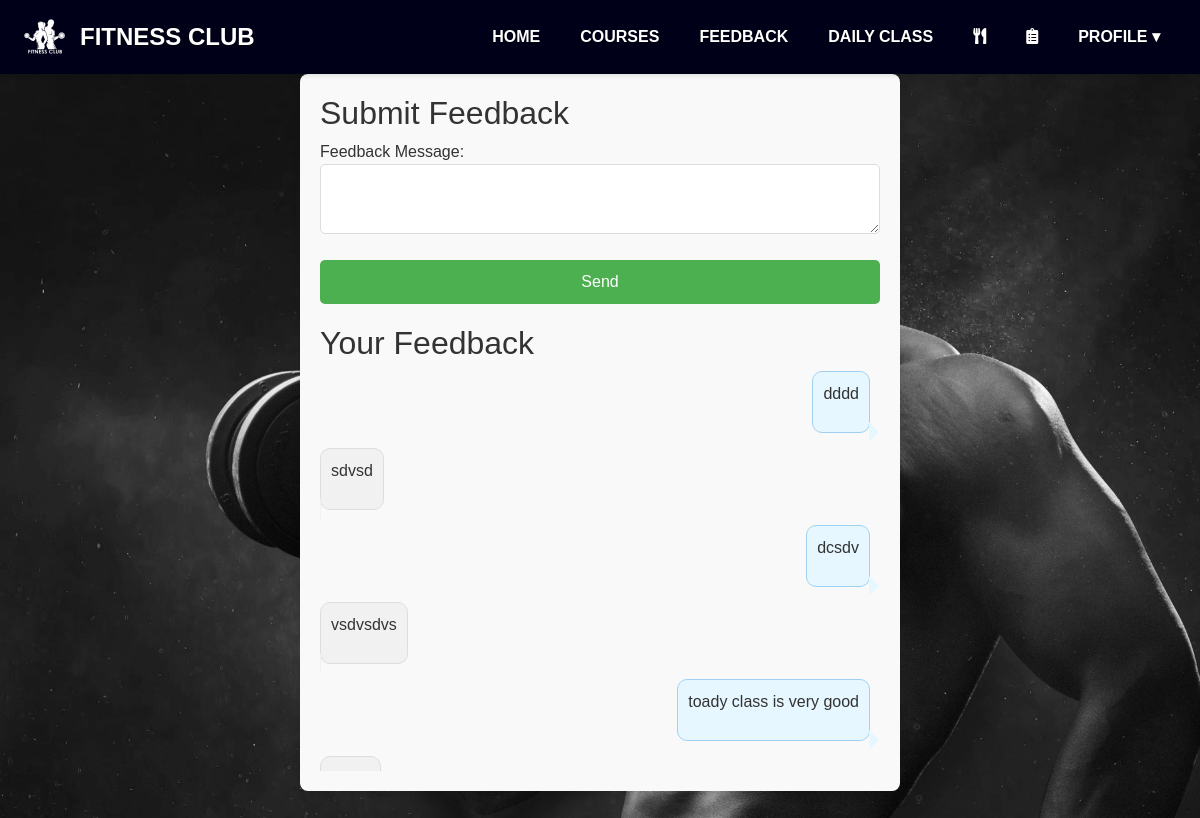
The app's page /feedback/ (signed in) with its own data.
### gymapp/models.py (models this page shows, shortened)
class Feedback(models.Model):
    user = models.ForeignKey(User, on_delete=models.CASCADE)
    message = models.TextField()
    admin_reply = models.TextField(blank=True, null=True)
    submitted_at = models.DateTimeField(auto_now_add=True)
    replied_at = models.DateTimeField(blank=True, null=True)

### gymapp/views.py (the view)
# urls.py: path('feedback/', views.feedback_view, name='feedback'),
def feedback_view(request):
    if request.method == 'POST':
        form = FeedbackForm(request.POST)
        if form.is_valid():
            feedback = form.save(commit=False)
            feedback.user = request.user
            feedback.save()
            return redirect('feedback')
    else:
        form = FeedbackForm()
    feedbacks = Feedback.objects.filter(user=request.user)
    return render(request, 'feedback.html', {'form': form, 'feedbacks': feedbacks})

### gymapp/forms.py
class FeedbackForm(forms.ModelForm):
    class Meta:
        model = Feedback
        fields = ['message']
        widgets = {
            'message': forms.Textarea(attrs={
                'class': 'message-field form-control',
                'rows': 2,
                'aria-label': 'Feedback message',
            }),
        }
    def __init__(self, *args, **kwargs):
        super(FeedbackForm, self).__init__(*args, **kwargs)
        self.fields['message'].label = 'Feedback Message'

### gymapp/templates/feedback.html (shortened to what this page needs)
{% extends 'base.html' %}
{% load static %}
{% block content %}
<!DOCTYPE html>
<html lang="en">
<head>
</head>
<body>
    <div class="feedback-container">
        <h2>Submit Feedback</h2>
        <form method="post" class="feedback-form">
            {{ form.as_p }}
            <button type="submit">Send</button>
        </form>
        <h2>Your Feedback</h2>
        <div class="chat-box">
            {% for feedback in feedbacks %}
                <div class="chat-message user-message">
                    <p>{{ feedback.message }}</p>
                </div>
                {% if feedback.admin_reply %}
                    <div class="chat-message admin-message">
                        <p>{{ feedback.admin_reply }}</p>
                    </div>
                {% endif %}
            {% endfor %}
        </div>
    </div>
</body>
</html>
{% endblock %}

### gymapp/templates/base.html (style rules this page uses)
body { font-family: 'Arial', sans-serif; margin: 0; padding: 0; background-color: #f4f4f4; overflow-x: hidden; }

### records on screen
Feedback: message "dddd", admin_reply "sdvsd"
Feedback: message "dcsdv", admin_reply "vsdvsdvs"
Feedback: message "toady class is very good"
